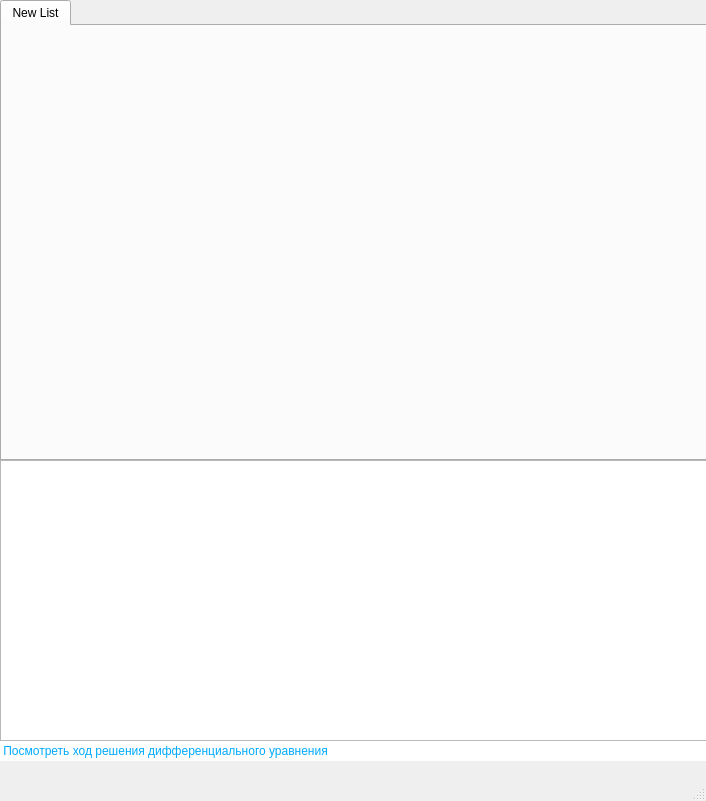
<?xml version="1.0" encoding="UTF-8"?>
<ui version="4.0">
 <class>MainWindow</class>
 <widget class="QMainWindow" name="MainWindow">
  <property name="geometry">
   <rect>
    <x>0</x>
    <y>0</y>
    <width>706</width>
    <height>801</height>
   </rect>
  </property>
  <property name="windowTitle">
   <string>Difureshki</string>
  </property>
  <widget class="QWidget" name="centralwidget">
   <widget class="QTextEdit" name="output_field">
    <property name="geometry">
     <rect>
      <x>0</x>
      <y>460</y>
      <width>707</width>
      <height>281</height>
     </rect>
    </property>
    <property name="font">
     <font>
      <pointsize>15</pointsize>
     </font>
    </property>
    <property name="styleSheet">
     <string notr="true"/>
    </property>
    <property name="readOnly">
     <bool>true</bool>
    </property>
   </widget>
   <widget class="QTabWidget" name="tabWidget">
    <property name="geometry">
     <rect>
      <x>0</x>
      <y>0</y>
      <width>720</width>
      <height>461</height>
     </rect>
    </property>
    <property name="tabPosition">
     <enum>QTabWidget::North</enum>
    </property>
    <property name="tabShape">
     <enum>QTabWidget::Rounded</enum>
    </property>
    <property name="currentIndex">
     <number>0</number>
    </property>
    <property name="tabBarAutoHide">
     <bool>false</bool>
    </property>
    <widget class="QWidget" name="New_list">
     <attribute name="title">
      <string>New List</string>
     </attribute>
    </widget>
   </widget>
   <widget class="QPushButton" name="show_equation_solving_steps">
    <property name="geometry">
     <rect>
      <x>0</x>
      <y>740</y>
      <width>707</width>
      <height>21</height>
     </rect>
    </property>
    <property name="cursor">
     <cursorShape>PointingHandCursor</cursorShape>
    </property>
    <property name="styleSheet">
     <string notr="true">QPushButton {
	background-color: rgb(255, 255, 255);
	background-color: rgb(255, 255, 255);
	font: 10pt &quot;MS Shell Dlg 2&quot;;
	
	color: rgb(0, 170, 255);
    border: 0px solid black;
	text-align:left
}
QPushButton:hover {
background-color: rgb(255, 255, 255);
	background-color: rgb(255, 255, 255);
	
	font: 10pt &quot;MS Shell Dlg 2&quot;;
	text-decoration: underline;
	
	color: rgb(0, 0, 255);
    border: 0px solid black;
	text-align:left
}</string>
    </property>
    <property name="text">
     <string> Посмотреть ход решения дифференциального уравнения</string>
    </property>
   </widget>
   <zorder>tabWidget</zorder>
   <zorder>show_equation_solving_steps</zorder>
   <zorder>output_field</zorder>
  </widget>
  <widget class="QMenuBar" name="menubar">
   <property name="geometry">
    <rect>
     <x>0</x>
     <y>0</y>
     <width>706</width>
     <height>21</height>
    </rect>
   </property>
  </widget>
  <widget class="QStatusBar" name="statusbar"/>
 </widget>
 <resources/>
 <connections/>
</ui>
